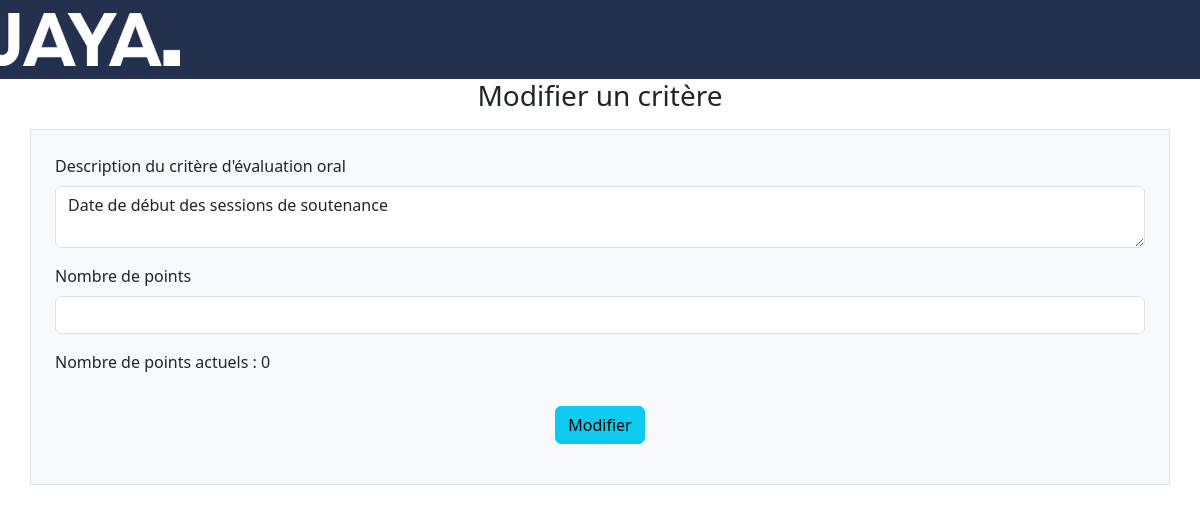
Page /archivage/pages_18_AVRIL_2023/formUpdateParamDynamique.php?id=1 on the earlier database version.
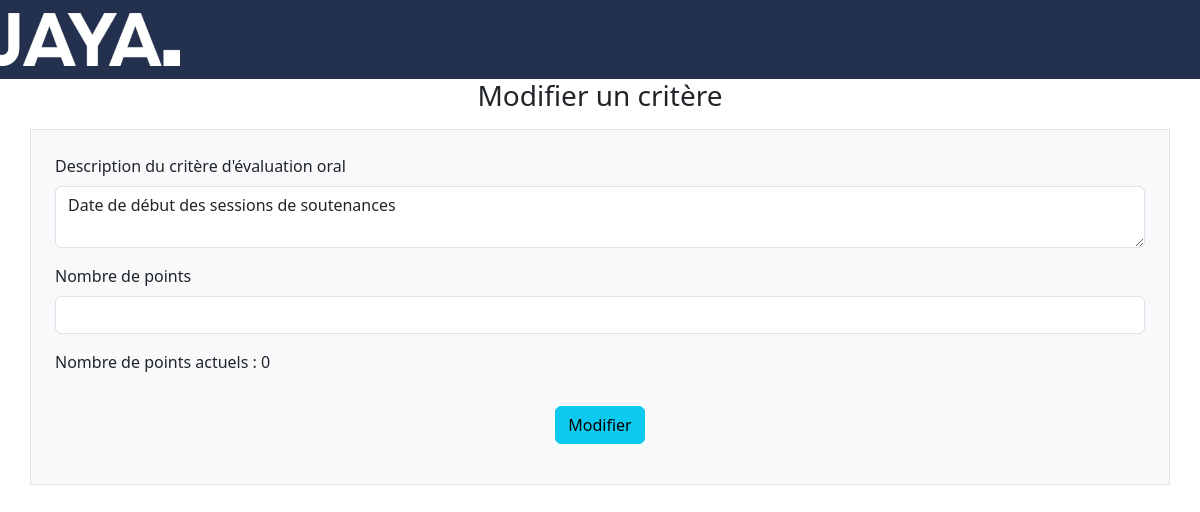
Same page on the later database version.
### tables this page shows
CREATE TABLE `parametres` (
  `ID_param` int(11) NOT NULL,
  `Nom_param` varchar(80) DEFAULT NULL,
  `Description_param` varchar(255) DEFAULT NULL,
  `NbPoint_param` int(2) DEFAULT NULL
);

### archivage/pages_18_AVRIL_2023/formUpdateParamDynamique.php (the view, shortened to what this page needs)
<?php
include 'header.php';
include 'home/navigation/navbar.php';
$conn = Database::connect();
$id = $_GET['id'];
$query = "SELECT ID_param, Nom_param, NbPoint_param FROM parametres
WHERE ID_param = $id";
$result = $conn->query($query);
$parametre = $result->fetch();
$totalPoint = 0;
?>
<!DOCTYPE html>
<html lang="en">
<head>
</head>
<body>
    <h3 class="text-center">Modifier un critère</h3>
    <div class="container bg-light mt-3 border p-4">
        <form action="updateParamDynamique.php" method="post">
            <label for="nom" class="form-label">Description du critère d'évaluation oral</label>
            <textarea type="text" class="form-control" name="nom"><?= $parametre['Nom_param'] ?></textarea>
            <div class="mt-3">
                <label for="point" class="form-label">Nombre de points</label>
                <input type="number" class="form-control" name="point" min="0.1" step="0.01" value="<?= $parametre['NbPoint_param'] ?>">
            </div>
            <p class="mt-3">Nombre de points actuels : <?= $totalPoint ?></p>
            <div class="text-center">
                <button class="btn btn-info mt-3" type="submit">Modifier</button>
            </div>
        </form>
    </div>
</body>
</html>

Differences in the rows shown:
changed parametres: nom "Date de début des sessions de soutenance" → "Date de début des sessions de soutenances"
